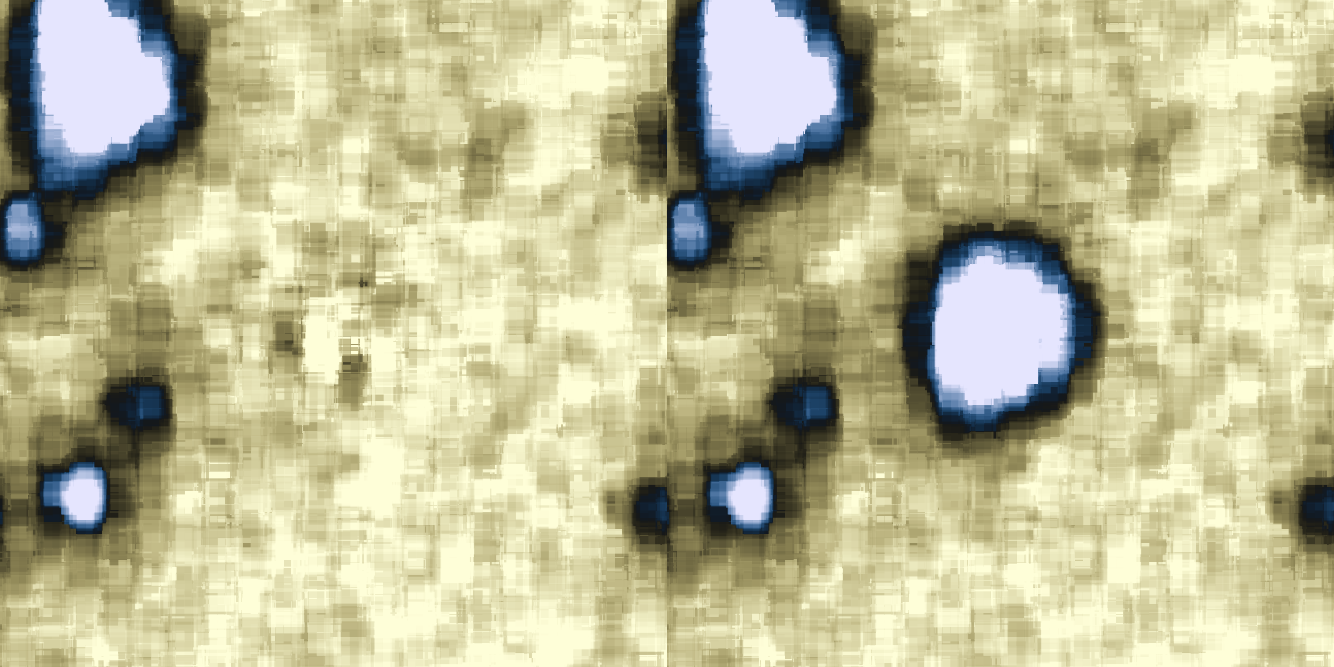
#> input picture data/06.FIT/F606W/1star-fit/1star_plots/supersampled/ds9.png, 4001 x 2001 px (shown at 1/3 size)
$ python 2star-contour_HST.py
#> lines starting #> are read from the running program, lines starting #| are printed output that depends on the picture
import getdist
import numpy as np
import pandas as pd
import matplotlib.pyplot as plt
from PIL import Image, ImageOps, ImageChops

import pdb

#Manually input Target star (X,Y):
xtarg = 3001
ytarg = 1001

img = Image.open("ds9.png") #DS9 Scale -100,200
#> img is the input picture: PIL image 4001x2001 RGB; mean R, G, B 188.5, 185.9, 150
img = ImageOps.flip(img)
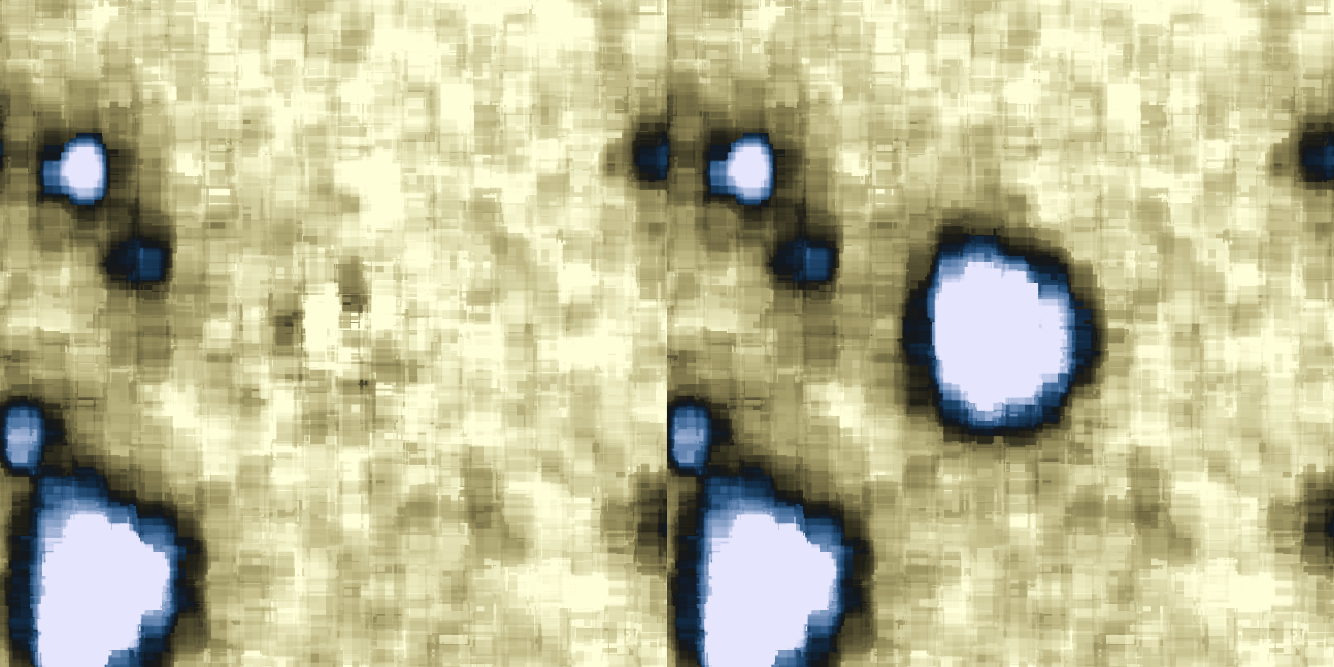
#> img: PIL image 4001x2001 RGB (shown at 1/3 size); mean R, G, B 188.5, 185.9, 150
img = ImageChops.offset(img,1,1)

plt.rcParams.update({'font.size': 110})
plt.rcParams["font.family"]="courier new"

colname1 = ['X1_CENTER', 'Y1_CENTER']
#colname2 = ['X2_CENTER', 'Y2_CENTER']
fname = '../../expanded_mcmc.txt'
#> (the run stopped early here; a loop or call above may not have finished)
